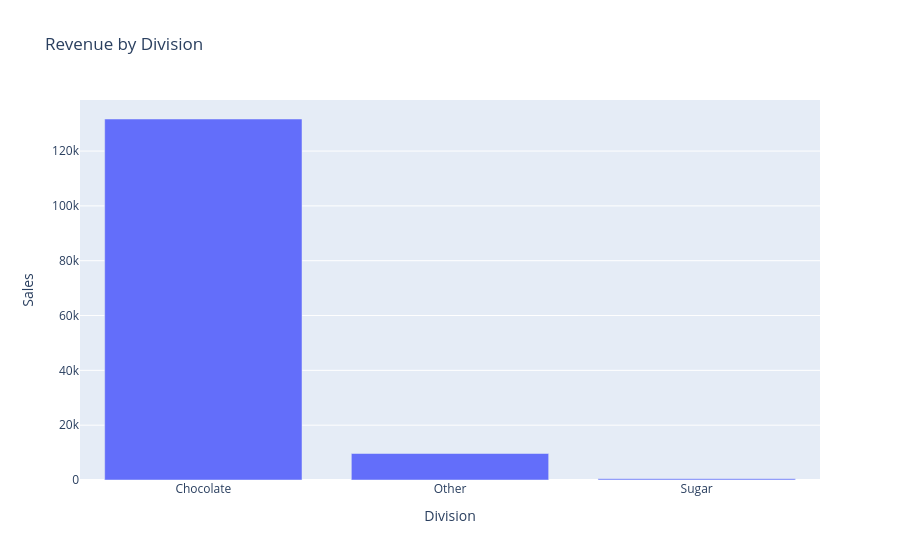

The notebook cell this image was saved under:
### Code cell
px.bar(
    division_sales,
    x="Division",
    y="Sales",
    title="Revenue by Division"
)

### Figure 1 — Plotly figure (JSON) as saved in the notebook; plotly's stock layout.template omitted (floating-point values rounded to 4 significant figures)
{"data": [{"hovertemplate": "Division=%{x}<br>Sales=%{y}<extra></extra>", "legendgroup": "", "marker": {"color": "#636efa", "pattern": {"shape": ""}}, "name": "", "orientation": "v", "showlegend": false, "textposition": "auto", "type": "bar", "x": ["Chocolate", "Other", "Sugar"], "xaxis": "x", "y": [131700.0, 9663.0, 427.5], "yaxis": "y"}], "layout": {"barmode": "relative", "legend": {"tracegroupgap": 0}, "title": {"text": "Revenue by Division"}, "xaxis": {"anchor": "y", "domain": [0, 1], "title": {"text": "Division"}}, "yaxis": {"anchor": "x", "domain": [0, 1], "title": {"text": "Sales"}}}}
